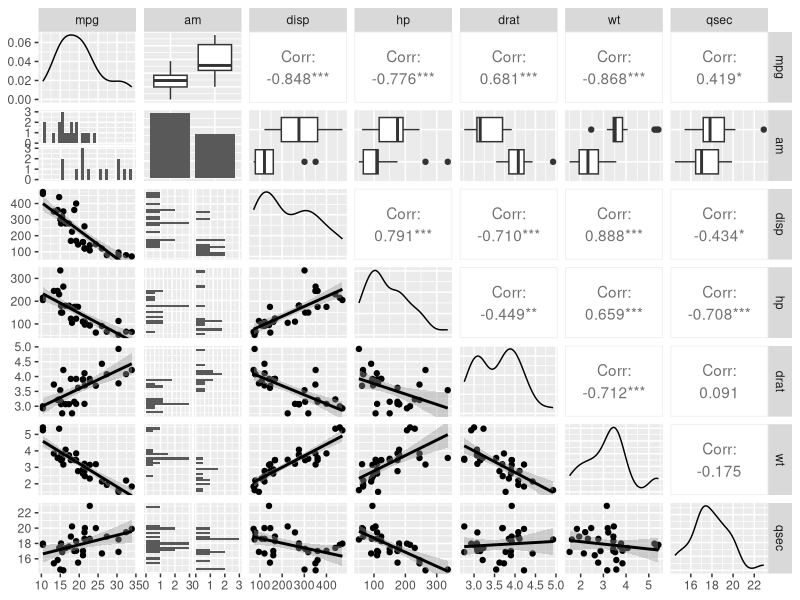
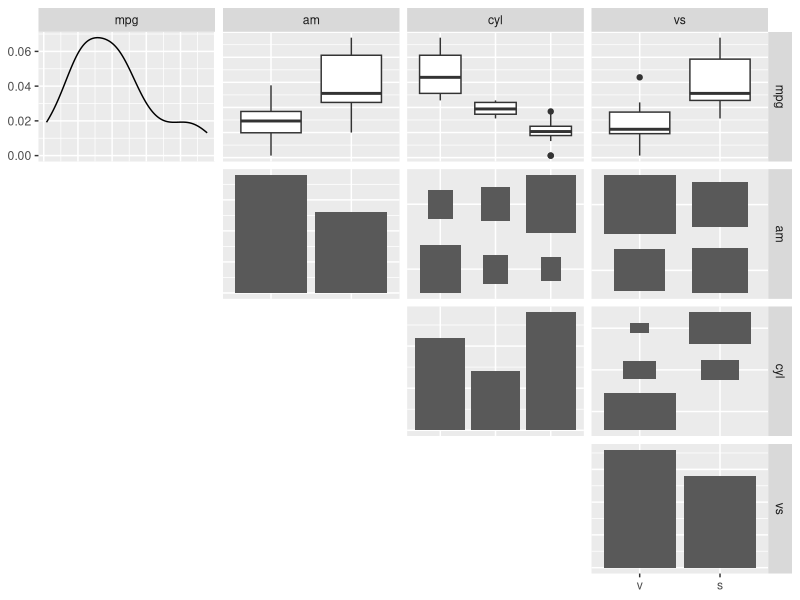
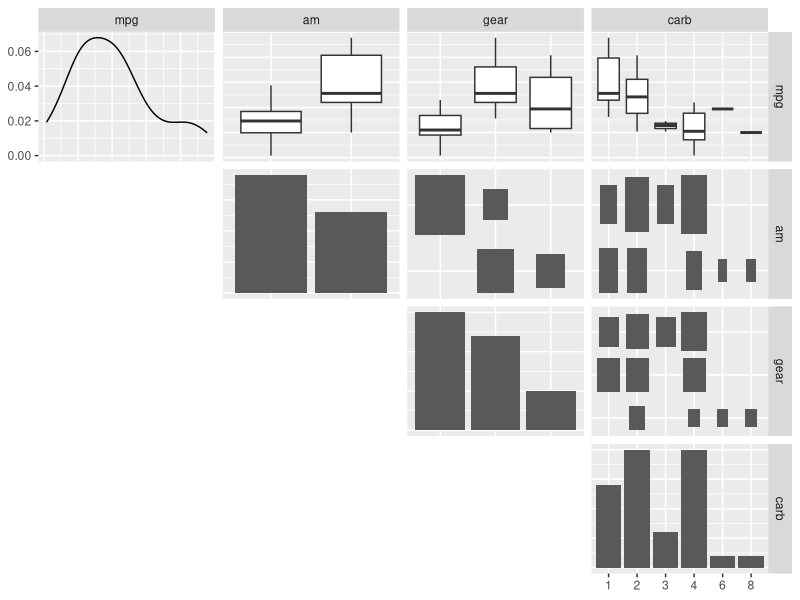
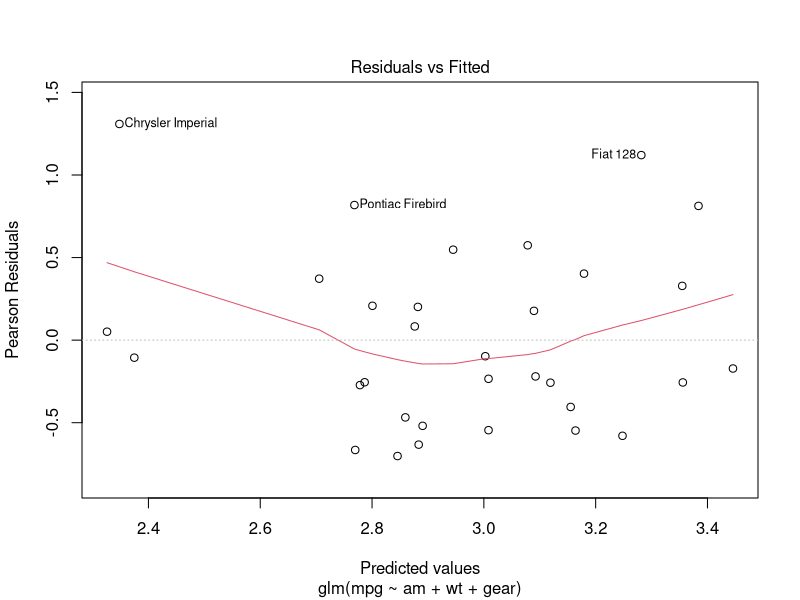

Generate these figures, in order, with R:
## ---- chunk 1
knitr::opts_chunk$set(echo = TRUE)
## ---- chunk 2
library(dplyr)
library(ggplot2)
library(GGally)
cars_num<-mtcars%>%select(mpg, am, disp, hp, drat,wt,qsec)
cars_fac1<-mtcars%>%select(mpg, am, cyl,vs)
cars_fac2<-mtcars%>%select(mpg, am,gear,carb)
cars_num$am<-factor(cars_num$am, labels=c("Auto","Manual"))
cars_fac1$am<-factor(cars_fac1$am, labels=c("Auto","Manual"))
cars_fac2$am<-factor(cars_fac1$am, labels=c("Auto","Manual"))
cars_fac1$cyl<-factor(cars_fac1$cyl)
cars_fac1$vs<-factor(cars_fac1$vs, labels=c("v","s"))
cars_fac2$gear<-factor(cars_fac2$gear)
cars_fac2$carb<-factor(cars_fac2$carb)
cars<-cbind(cars_fac1,cars_fac2[,3:4],cars_num[,3:7])
## ---- chunk 3
fit<-glm(mpg~am+wt+gear,family="quasipoisson",data=cars)
## ---- chunk 4
exp(coef(fit))
## ---- chunk 5
exp(confint(fit))
## ---- chunk 6
out <- data.frame("var1" = character()
, "var2"=character()
,"auto.mean"=integer()
,"manual.mean"=integer()
, "t.value"=integer()
, "df"=integer()
, "p.value"=double()
,row.names=NULL
)
for(i in 3:length(colnames(cars_num)))
{
test<-t.test(cars_num[,i]~am, data=cars_num)

out2 <- data.frame("var1" = colnames(cars_num)[i]
, "var2" = "am"
,"auto.mean"=test$estimate[1]
,"manual.mean"=test$estimate[2]
, "t.value" = sprintf("%.3f", test$statistic)
, "df"= test$parameter
, "p.value" = sprintf("%.3f", test$p.value)
,row.names=NULL
)
out<-rbind(out, out2)
}
out
## ---- chunk 7
fit1<-glm(mpg~am,family="quasipoisson",data=cars)
fit2<-glm(mpg~am+wt,family="quasipoisson",data=cars)
fit3<-glm(mpg~am+wt+gear,family="quasipoisson",data=cars)
fit4<-glm(mpg~am+wt+gear+cyl,family="quasipoisson",data=cars)
fit5<-glm(mpg~am+wt+gear+cyl+vs,family="quasipoisson",data=cars)
fit6<-glm(mpg~am+wt+gear+cyl+vs+drat,family="quasipoisson",data=cars)
anova(fit1,fit2,fit3,fit4,fit5,fit6, test="Chisq")
## ---- chunk 8
fit1<-glm(mpg~am,family="quasipoisson",data=cars)
fit2<-glm(mpg~am+wt,family="quasipoisson",data=cars)
fit3<-glm(mpg~am+wt+cyl,family="quasipoisson",data=cars)
fit4<-glm(mpg~am+wt+cyl+gear,family="quasipoisson",data=cars)
anova(fit1,fit2,fit3,fit4, test="Chisq")
## ---- chunk 9
fit1<-glm(mpg~am,family="quasipoisson",data=cars)
fit2<-glm(mpg~am+wt,family="quasipoisson",data=cars)
fit3<-glm(mpg~am+wt+vs,family="quasipoisson",data=cars)
fit4<-glm(mpg~am+wt+vs+gear,family="quasipoisson",data=cars)
anova(fit1,fit2,fit3,fit4, test="Chisq")
## ---- chunk 10
fit1<-glm(mpg~am,family="quasipoisson",data=cars)
fit2<-glm(mpg~am+wt,family="quasipoisson",data=cars)
fit3<-glm(mpg~am+wt+drat,family="quasipoisson",data=cars)
fit4<-glm(mpg~am+wt+drat+gear,family="quasipoisson",data=cars)
anova(fit1,fit2,fit3,fit4, test="Chisq")
## ---- chunk 11
g=ggpairs(cars_num, lower = list(continuous="smooth",discrete="facetbar"), diag=list(continuous="densityDiag"))
g
## ---- chunk 12
g2=ggpairs(cars_fac1, lower = list(combo="blank",discrete="blank"), diag=list(continuous="densityDiag"))
g2
## ---- chunk 13
g2=ggpairs(cars_fac2, lower = list(combo="blank",discrete="blank"), diag=list(continuous="densityDiag"))
g2
## ---- chunk 14
plot(fit, which=1)
